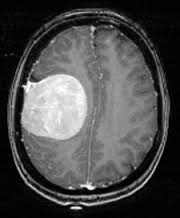
#> input picture orig.jpg, 180 x 218 px
$ python -i JbZion.py   (imports and definitions only)   (older library calls are emulated)
#> lines starting #> are read from the running program, lines starting #| are printed output that depends on the picture; after the words box and inside, x2 and y2 are one past the last pixel; in counts of white or black regions, pixels touching at a corner belong together
### detector.py
import numpy as np
import cv2
import scipy.ndimage as ndimage
from math import log10, sqrt
import matplotlib.pyplot as plt

def read_img(img_name:str) -> np.ndarray:
    """
    Function to read an image and convert the image to black and white

    Parameters
    ----------
    img_name : str
        Name of the image to be read

    Returns
    -------
    np.ndarray
        Image array

    """
    image = cv2.imread(img_name, cv2.IMREAD_COLOR)
    return image


def theta(image: np.ndarray) -> np.ndarray:
    """
    Function to calculate the theta value array of the input image, which is further used to calculate the angle at which non maximum suppression occurs

    Parameters
    ----------
    image : np.ndarray
        Sobel operated image array

    Returns
    -------
    theta : np.ndarray
        Calculated theta value array of the input image to be used for non maximum suppression

    """
    duplicate_image = image.copy()
    Kx = np.array([[-1, 0, 1], [-2, 0, 2], [-1, 0, 1]], np.float64)
    Ky = np.array([[1, 2, 1], [0, 0, 0], [-1, -2, -1]], np.float64)
    Ix = ndimage.filters.convolve(duplicate_image, Kx)
    Iy = ndimage.filters.convolve(duplicate_image, Ky)
    theta = np.arctan2(Iy, Ix)
    return theta


def non_max_suppression(img: np.ndarray, D: np.ndarray) -> np.ndarray:
    """
    Function to perform non maximum suppression

    Parameters
    ----------
    img : np.ndarray
        Sobel operated image array
    D : np.ndarray
        Calculated theta value array

    Returns
    -------
    np.ndarray
        Non maximum suppression image array

    """
    M, N = img.shape
    Z = np.zeros((M, N), dtype=np.int32)
    angle = D * 180.0 / np.pi
    angle[angle < 0] += 180

    for i in range(1, M - 1):
        for j in range(1, N - 1):
            try:
                q = 255
                r = 255

                # angle 0
                if (0 <= angle[i, j] < 22.5) or (157.5 <= angle[i, j] <= 180):
                    q = img[i, j + 1]
                    r = img[i, j - 1]
                # angle 45
                elif 22.5 <= angle[i, j] < 67.5:
                    q = img[i + 1, j - 1]
                    r = img[i - 1, j + 1]
                # angle 90
                elif 67.5 <= angle[i, j] < 112.5:
                    q = img[i + 1, j]
                    r = img[i - 1, j]
                # angle 135
                elif 112.5 <= angle[i, j] < 157.5:
                    q = img[i - 1, j - 1]
                    r = img[i + 1, j + 1]

                if (img[i, j] >= q) and (img[i, j] >= r):
                    Z[i, j] = img[i, j]
                else:
                    Z[i, j] = 0

            except IndexError:
                pass

    return Z


def threshold(img: np.ndarray) -> np.ndarray:
    """
    Function to perform threshold operation on the input image


    Parameters
    ----------
    img : np.ndarray
        Non maximum suppression image array

    Returns
    -------
    np.ndarray
        Thresholded image array

    """
    weak_pixel = 75
    strong_pixel = 255
    lowthreshold = 0.05
    highthreshold = 0.15

    highThreshold = img.max() * highthreshold
    lowThreshold = highThreshold * lowthreshold

    M, N = img.shape
    res = np.zeros((M, N), dtype=np.int32)

    weak = np.int32(weak_pixel)
    strong = np.int32(strong_pixel)

    strong_i, strong_j = np.where(img >= highThreshold)
    zeros_i, zeros_j = np.where(img < lowThreshold)

    weak_i, weak_j = np.where((img <= highThreshold) & (img >= lowThreshold))

    res[strong_i, strong_j] = strong
    res[weak_i, weak_j] = weak

    return res


def hysteresis(img: np.ndarray) -> np.ndarray:
    """
    Fuction to perform hystersis operation on the input image

    Parameters
    ----------
    img : np.ndarray
        Thresholded image array

    Returns
    -------
    np.ndarray
        Hysterisis image array

    """
    weak_pixel = 75
    strong_pixel = 255

    M, N = img.shape
    weak = weak_pixel
    strong = strong_pixel

    for i in range(1, M - 1):
        for j in range(1, N - 1):
            if img[i, j] == weak:
                try:
                    if (
                        (img[i + 1, j - 1] == strong)
                        or (img[i + 1, j] == strong)
                        or (img[i + 1, j + 1] == strong)
                        or (img[i, j - 1] == strong)
                        or (img[i, j + 1] == strong)
                        or (img[i - 1, j - 1] == strong)
                        or (img[i - 1, j] == strong)
                        or (img[i - 1, j + 1] == strong)
                    ):
                        img[i, j] = strong
                    else:
                        img[i, j] = 0
                except IndexError:
                    pass

    return img


def psnr(img1: np.ndarray, img2: np.ndarray) -> int:
    """
    Rudimentary function to calculate the PSNR value

    Parameters
    ----------
    img1 : np.ndarray
        Original image
    img2 : np.ndarray
        Processed image

    Returns
    -------
    int
        PSNR value

    """
    mse = np.mean((img1 - img2) ** 2)
    if mse == 0:
        return 100
    PIXEL_MAX = 255.0
    return 20 * log10(PIXEL_MAX / sqrt(mse))


def sobel_with_blur(img: np.ndarray) -> np.ndarray:
    """
    Function that blurs the image for furthur processing and also applies sobel operation to the image


    Parameters
    ----------
    img : np.ndarray
        Original image array

    Returns
    -------
    grad : TYPE
        Sobel operated image array

    """
    scale = 1
    delta = 0
    ddepth = cv2.CV_16S

    PSNR_try = cv2.blur(img, (5, 5))
    PSNR_try2 = cv2.fastNlMeansDenoisingColored(img, None, 10, 10, 7, 21)
    PSNR_try2 = cv2.blur(PSNR_try2, (5, 5))

    PSNR_value1 = psnr(img, PSNR_try)
    PSNR_value2 = psnr(img, PSNR_try2)

    if PSNR_value1 > PSNR_value2:
        src = cv2.blur(img, (5, 5))

    elif PSNR_value1 < PSNR_value2:
        src = cv2.fastNlMeansDenoisingColored(img, None, 10, 10, 7, 21)

        src = cv2.blur(src, (5, 5))

    else:
        src = cv2.fastNlMeansDenoisingColored(img, None, 10, 10, 7, 21)

        src = cv2.blur(src, (5, 5))

    gray = cv2.cvtColor(src, cv2.COLOR_BGR2GRAY)

    grad_x = cv2.Sobel(
        gray,
        ddepth,
        1,
        0,
        ksize=3,
        scale=scale,
        delta=delta,
        borderType=cv2.BORDER_DEFAULT,
    )
    grad_y = cv2.Sobel(
        gray,
        ddepth,
        0,
        1,
        ksize=3,
        scale=scale,
        delta=delta,
        borderType=cv2.BORDER_DEFAULT,
    )

    abs_grad_x = cv2.convertScaleAbs(grad_x)
    abs_grad_y = cv2.convertScaleAbs(grad_y)

    grad = cv2.addWeighted(abs_grad_x, 0.5, abs_grad_y, 0.5, 0)

    return grad


def bright(orig_img: np.ndarray, hys_img: np.ndarray) -> np.ndarray:
    """
    Function that makes the edges more prominent to the system

    Parameters
    ----------
    orig_img : np.ndarray
        Original image array
    hys_img : np.ndarray
        Hysterisis image array

    Returns
    -------
    np.ndarray
        Final edge detected image array

    """
    brightness_values = []
    x = 0.5

    for num in range(60):
        brightness_values.append(x)
        x += 0.5

    hys_img = cv2.cvtColor(hys_img.astype(np.uint8), cv2.COLOR_GRAY2BGR)

    for values in enumerate(brightness_values):
        mod_img = cv2.add(hys_img, np.array([values[1]]))

        try:
            mod_img = cv2.cvtColor(mod_img.astype(np.uint8), cv2.COLOR_GRAY2BGR)

        except:
            pass

        psnr_orig = psnr(orig_img, hys_img)
        psnr_mod = psnr(orig_img, mod_img)

        if psnr_orig > psnr_mod:
            hys_img = hys_img

        elif psnr_orig < psnr_mod:
            hys_img = mod_img

        else:
            hys_img = mod_img

    return hys_img

def Luminance_ed(img_name: str) -> np.ndarray:
    """
    Main method for Luminance Edge Detector

    Parameters
    ----------
    img_name : str
        Original image file name

    Returns
    -------
    np.ndarray
        Final edge detected image array

    """
    image = read_img(img_name)
    sobel_img = sobel_with_blur(image)
    theta_value = theta(sobel_img)
    non_max_suppress_img = non_max_suppression(sobel_img, theta_value)
    threshold_img = threshold(non_max_suppress_img)
    hys_img = hysteresis(threshold_img)
    final_img = bright(image, hys_img)
    return final_img

# [12 lines left out: function trial, not called in this run]

### JbZion.py
import detector as ed

import cv2
import numpy as np
from scipy.signal import find_peaks

def threshold_mod(res):
    image = res.copy()
    count, division = np.histogram(image, bins=256)
    peaks, props = find_peaks(count, prominence=(100,1000))
    peaks = peaks.tolist()
    prominences = props["prominences"].tolist()
    dict1 = {}
    dict2 = {}
    for x in range(len(prominences)):
        if prominences[x]>500:
            dict1[prominences[x]] = x
        else:
            dict2[prominences[x]] = x
    list1 = list(dict1)
    list2 = list(dict2)
    list3 = []
    list4 = []

    for x in list1:
        x = int(x)
        list3.append(x)

    for x in list2:
        x = int(x)
        list4.append(x)

    list1 = list3
    list2 = list4

    list1.sort(reverse=True)
    list2.sort(reverse=True)

    a = True
    b = True
    c = True
    d = True

    for x in list1:
        num = dict1[x]
        peak = peaks[num]
        if 120<peak<200:
            _, threshold = cv2.threshold(image, peak, 255, cv2.THRESH_BINARY)
            a = False
            b = False
            c = False
            d = False
            break

    if len(list2) != 0:
        if a:
            num1 = max(list2)
            num2 = dict2[num1]
            peak = peaks[num2]
            if 120<peak<200:
                _, threshold = cv2.threshold(image, peak, 255, cv2.THRESH_BINARY)
                b = False
                c = False
                d = False

    if b:
        for x in range(len(list2)-1):
            num1 = list2[x+1]
            num2 = dict2[num1]
            peak = peaks[num2]
            if 130<peak<200:
                _, threshold = cv2.threshold(image, peak, 255, cv2.THRESH_BINARY)
                c = False
                d = False
                break

    if d:
        for x in range(len(list2)-1):
            num1 = list2[x+1]
            num2 = dict2[num1]
            peak = peaks[num2]
            if 100<peak<200:
                _, threshold = cv2.threshold(image, peak, 255, cv2.THRESH_BINARY)
                c = False
                break

    if c:
        _, threshold = cv2.threshold(image, 150, 255, cv2.THRESH_BINARY)

    try:
        threshold = cv2.cvtColor(threshold, cv2.COLOR_BGR2GRAY)

    except:
        pass

    try:
        threshold = cv2.cvtColor(threshold, cv2.COLOR_BGR2GRAY)

    except:
        pass

    return threshold

def JbZion(img_name):
#> called with img_name = 'orig.jpg'
    img = cv2.imread(img_name)
#> img is the input picture: shape (218, 180, 3); min 0, max 255, mean 75.8

    kernel = cv2.getStructuringElement(cv2.MORPH_ELLIPSE,(8,8))
    morph = cv2.morphologyEx(img, cv2.MORPH_OPEN,kernel)
    _,t = cv2.threshold(morph, 50, 255, cv2.THRESH_BINARY_INV)
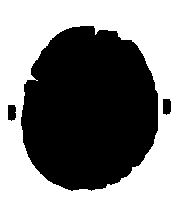
#> t: shape (218, 180, 3); 53.9% white; 3 black regions, box (x1, y1, x2, y2) and area: (21, 26, 158, 191) 17838, (163, 99, 171, 115) 117, (8, 105, 16, 121) 116

    t = cv2.cvtColor(t, cv2.COLOR_BGR2GRAY)

    threshold = threshold_mod(img)
#> in threshold_mod, `count, division = np.histogram(image, bins=256)`: count = 256 values, max 9762 at index 3, min 15 at index 253, mean 459.8; division = 257 values from 0 to 255
#> in threshold_mod, `peaks, props = find_peaks(count, prominence=(100,1000))`: peaks = [86, 111, 119, 141, 219]; props = {'prominences': [117, 393, 114, 861, 279], 'left_bases': [44, 44, 118, 44, 167], 'right_bases': [87, 125, 125, 253, 253]}
#> in threshold_mod, `prominences = props["prominences"].tolist()`: prominences = [117, 393, 114, 861, 279]
#> the loop in threshold_mod, `for x in range(len(prominences)):` made 5 passes
#> after the loop in threshold_mod, `for x in range(len(prominences)):`: dict1 = {861: 3}; dict2 = {117: 0, 393: 1, 114: 2, 279: 4}
#> in threshold_mod, `list1 = list(dict1)`: list1 = [861]
#> in threshold_mod, `list2 = list(dict2)`: list2 = [117, 393, 114, 279]
#> the loop in threshold_mod, `for x in list1:` made 1 pass
#> after the loop in threshold_mod, `for x in list1:`: list3 = [861]
#> the loop in threshold_mod, `for x in list2:` made 4 passes
#> x on passes 1 to 4: 117, 393, 114, 279
#> after the loop in threshold_mod, `for x in list2:`: list4 = [117, 393, 114, 279]
#> the loop in threshold_mod, `for x in list1:` made 1 pass
#> (x, num, peak, a, b, c, d) on pass 1: (861, 3, 141, False, False, False, False)
#> in threshold_mod, `threshold = cv2.cvtColor(threshold, cv2.COLOR_BGR2GRAY)`: threshold: shape (218, 180); 15.5% white; 119 white regions (107 under 20 px), largest, box (x1, y1, x2, y2) and area: (22, 48, 93, 142) 4138, (107, 46, 130, 133) 757, (96, 120, 120, 152) 258

    edges = ed.Luminance_ed(img_name)
#> in sobel_with_blur, `PSNR_try = cv2.blur(img, (5, 5))`:
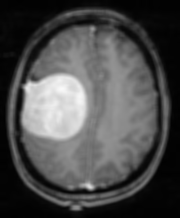
#> PSNR_try: shape (218, 180, 3); min 1, max 249, mean 75.8
#> in psnr, `mse = np.mean((img1 - img2) ** 2)`: mse = 40.53
#> in sobel_with_blur, `PSNR_value1 = psnr(img, PSNR_try)`: PSNR_value1 = 32.05
#> in sobel_with_blur, `PSNR_value2 = psnr(img, PSNR_try2)`: PSNR_value2 = 31.23
#> after the loop in non_max_suppression, `for i in range(1, M - 1):`:
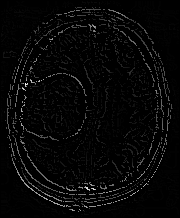
#> Z: shape (218, 180) int32; min 0, max 253, mean 7
#> in threshold, `highThreshold = img.max() * highthreshold`: highThreshold = 37.95
#> in threshold, `lowThreshold = highThreshold * lowthreshold`: lowThreshold = 1.9
#> in threshold, `strong_i, strong_j = np.where(img >= highThreshold)`: strong_i = 2358 values from 7 to 211; strong_j = 2358 values, max 172 at index 1141, min 5 at index 1227, mean 86
#> in threshold, `weak_i, weak_j = np.where((img <= highThreshold) & (img >= lowThreshol..`: weak_i = 5956 values from 1 to 216; weak_j = 5956 values, max 178 at index 390, min 1 at index 391, mean 91.98
#> after the loop in hysteresis, `for i in range(1, M - 1):`:
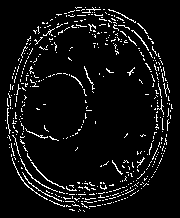
#> img: shape (218, 180) int32; 6.4% white in thin lines or dots, all inside (x1, y1, x2, y2) = (5, 7, 173, 212)
#> the loop in bright, `for values in enumerate(brightness_values):` made 60 passes
#> (psnr_orig, psnr_mod) on passes 1 to 12: (29.26, 29.26), (29.26, 29.31), (29.31, 29.37), (29.37, 29.41), (29.41, 29.39), (29.41, 29.35), (29.41, 29.31), (29.41, 29.31), (29.41, 29.31), (29.41, 29.25), (29.41, 29.18), (29.41, 29.18)

    edges_gray = cv2.cvtColor(edges, cv2.COLOR_BGR2GRAY)

    dst = cv2.addWeighted(threshold, 0.5, edges_gray, 0.5, 0.0)

    dst = cv2.subtract(dst,t)

    kernel = cv2.getStructuringElement(cv2.MORPH_ELLIPSE,(5,5))
    res = cv2.morphologyEx(dst,cv2.MORPH_OPEN,kernel)
#> res: shape (218, 180); values 0 (black) and 128 (white), 12.5% white; 9 white regions (2 under 20 px), largest, box (x1, y1, x2, y2) and area: (22, 57, 93, 141) 4034, (107, 74, 124, 120) 436, (97, 127, 118, 148) 171

    th, res = cv2.threshold(res, 125, 255, cv2.THRESH_BINARY)

    img1 = res.copy()

    orig_img = cv2.imread(img_name)

    gray_img = cv2.cvtColor(orig_img, cv2.COLOR_BGR2GRAY)
    ret, thresh = cv2.threshold(gray_img,0,255,cv2.THRESH_OTSU)
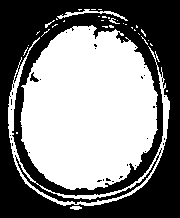
#> thresh: shape (218, 180); 50.8% white; 32 black regions (30 under 20 px), largest, box (x1, y1, x2, y2) and area: (0, 0, 180, 218) 19175, (30, 72, 39, 82) 41
#> ret = 74

    colormask = np.zeros(orig_img.shape, dtype=np.uint8)
    colormask[thresh!=0] = np.array((0,0,255))

    ret, markers = cv2.connectedComponents(thresh)
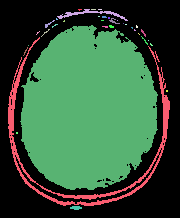
#> markers: shape (218, 180) int32; 36 distinct labels, from 0 to 35; one colour per label, 0 black
#> ret = 36

    marker_area = [np.sum(markers==m) for m in range(np.max(markers)) if m!=0]
#> marker_area = 34 values, max 17532 at index 15, min 1 at index 12, mean 585.6
    if len(marker_area) == 0:
        marker_area.append(1)
    largest_component = np.argmax(marker_area)+1
#> largest_component = 16
    brain_mask = markers==largest_component
#> brain_mask: shape (218, 180) bool; 44.7% white; 1 white region, box (x1, y1, x2, y2) and area: (20, 25, 158, 190) 17532

    brain_out = orig_img.copy()
    brain_out[brain_mask==False] = (0,0,0)

    brain_mask = np.uint8(brain_mask)
    kernel = np.ones((8,8),np.uint8)
    closing = cv2.morphologyEx(brain_mask, cv2.MORPH_CLOSE, kernel)
#> closing: shape (218, 180); values 0 (black) and 1 (white), 45.3% white; 1 white region, box (x1, y1, x2, y2) and area: (21, 26, 159, 191) 17793

    brain_out = orig_img.copy()
    brain_out[closing==False] = (0,0,0)

    brain_out = cv2.threshold(brain_out, 10,255, cv2.THRESH_BINARY_INV)[1]
#> brain_out: shape (218, 180, 3); 54.7% white; 1 black region, box (x1, y1, x2, y2) and area: (21, 26, 159, 191) 17772

    final_img = cv2.subtract(img1, cv2.cvtColor(brain_out, cv2.COLOR_BGR2GRAY))
#> final_img: shape (218, 180); 12.5% white; 9 white regions (2 under 20 px), largest, box (x1, y1, x2, y2) and area: (22, 57, 93, 141) 4021, (107, 74, 124, 120) 436, (97, 127, 118, 148) 171

    kernel = cv2.getStructuringElement(cv2.MORPH_ELLIPSE,(15,15))
    final_img = cv2.morphologyEx(final_img, cv2.MORPH_OPEN, kernel)
#> final_img: shape (218, 180); 9.3% white; 1 white region, box (x1, y1, x2, y2) and area: (22, 73, 90, 141) 3647

    kernel = cv2.getStructuringElement(cv2.MORPH_ELLIPSE,(1,1))
    final_img = cv2.morphologyEx(final_img, cv2.MORPH_OPEN, kernel)

    kernel = cv2.getStructuringElement(cv2.MORPH_ELLIPSE,(2,2))
    final_img = cv2.morphologyEx(final_img, cv2.MORPH_OPEN, kernel)
#> final_img: shape (218, 180); 9.3% white; 1 white region, box (x1, y1, x2, y2) and area: (23, 74, 91, 142) 3644

    kernel = cv2.getStructuringElement(cv2.MORPH_ELLIPSE,(3,3))
    final_img = cv2.morphologyEx(final_img, cv2.MORPH_OPEN, kernel)

    kernel = cv2.getStructuringElement(cv2.MORPH_ELLIPSE,(4,4))
    final_img = cv2.morphologyEx(final_img, cv2.MORPH_OPEN, kernel)
#> final_img: shape (218, 180); 9.3% white; 1 white region, box (x1, y1, x2, y2) and area: (24, 75, 92, 142) 3641

    kernel = cv2.getStructuringElement(cv2.MORPH_ELLIPSE,(10,10))
    final_img = cv2.morphologyEx(final_img, cv2.MORPH_CLOSE, kernel)
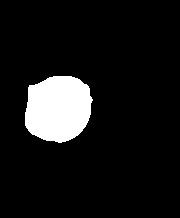
#> final_img: shape (218, 180); 9.3% white; 1 white region, box (x1, y1, x2, y2) and area: (25, 76, 93, 143) 3632
    return final_img

>>> result = JbZion('orig.jpg')
